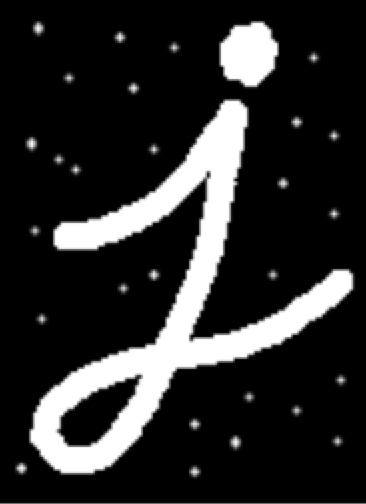
#> input picture opencv/image/letteropen.png, 366 x 504 px
$ python '13-开闭运算.py'
#> lines starting #> are read from the running program, lines starting #| are printed output that depends on the picture
#-*- coding = utf-8 -*-
#@Time : 2021/2/9 下午2:12
#@Author : 小方
#@File :13-开闭运算.py
#@Software : PyCharm
import cv2 as cv
import numpy as np
import matplotlib.pyplot as plt

open = cv.imread("./image/letteropen.png")
#> open is the input picture: shape (504, 366, 3); mean B, G, R 43.1, 43.1, 43.1
close = cv.imread("./image/letterclose.png")
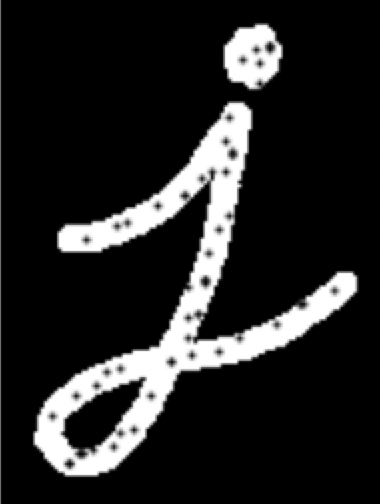
#> input picture opencv/image/letterclose.png, 380 x 504 px
#> close is the input picture: shape (504, 380, 3); mean B, G, R 37.6, 37.6, 37.6

kernel = np.ones((10, 10), np.uint8)
cvopen = cv.morphologyEx(open, cv.MORPH_OPEN, kernel)
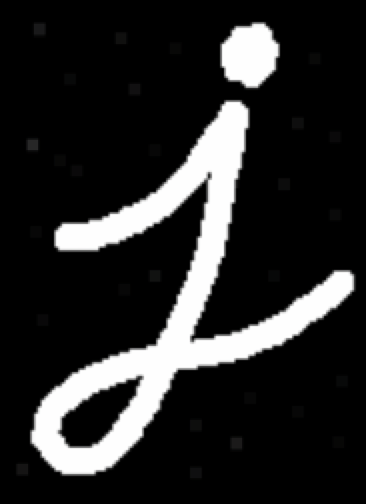
#> cvopen: shape (504, 366, 3); mean B, G, R 41.2, 41.2, 41.2
cvclose = cv.morphologyEx(close, cv.MORPH_CLOSE, kernel)
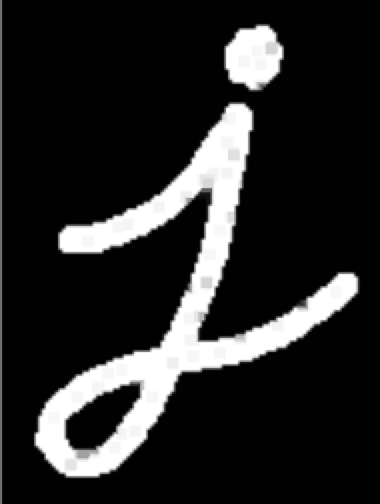
#> cvclose: shape (504, 380, 3); mean B, G, R 40.6, 40.6, 40.6

plt.imshow(cvclose[:,:,::-1])
plt.show()
